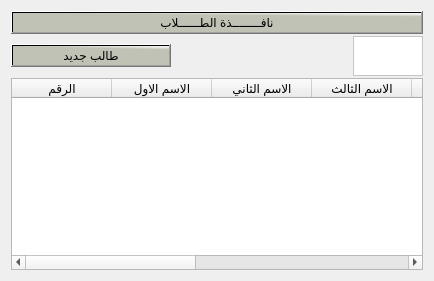
                   <widget class="QWidget" name="tab_233">
                    <attribute name="title">
                     <string>ادارة الطلاب</string>
                    </attribute>
                    <layout class="QGridLayout" name="gridLayout_14">
                     <item row="0" column="0">
                      <layout class="QVBoxLayout" name="verticalLayout_135" stretch="6,6,88">
                       <property name="spacing">
                        <number>2</number>
                       </property>
                       <item>
                        <widget class="QPushButton" name="pushButton_271">
                         <property name="maximumSize">
                          <size>
                           <width>16777215</width>
                           <height>50</height>
                          </size>
                         </property>
                         <property name="styleSheet">
                          <string notr="true">background-color: qlineargradient(spread:pad, x1:0.964478, y1:0.193, x2:1, y2:0, stop:0 rgba(191, 194, 181, 255), stop:1 rgba(255, 255, 255, 255));
color:rgb(0, 0, 0);

  font: 75 15pt &quot;Motken K Sina&quot;;</string>
                         </property>
                         <property name="text">
                          <string>نافــــــــذة الطــــــلاب</string>
                         </property>
                        </widget>
                       </item>
                       <item>
                        <layout class="QHBoxLayout" name="horizontalLayout_221" stretch="50,20,20,10">
                         <property name="spacing">
                          <number>20</number>
                         </property>
                         <item>
                          <widget class="QPushButton" name="btnAddNewStudent">
                           <property name="maximumSize">
                            <size>
                             <width>160</width>
                             <height>16777215</height>
                            </size>
                           </property>
                           <property name="layoutDirection">
                            <enum>Qt::LeftToRight</enum>
                           </property>
                           <property name="styleSheet">
                            <string notr="true">background-color: qlineargradient(spread:pad, x1:0.964478, y1:0.193, x2:1, y2:0, stop:0 rgba(191, 194, 181, 255), stop:1 rgba(255, 255, 255, 255));
color:rgb(0, 0, 0);

font: 18pt &quot;Mohammad Annoktah&quot;;

font: 15pt &quot;PT Bold Heading&quot;;</string>
                           </property>
                           <property name="text">
                            <string>طالب جديد</string>
                           </property>
                           <property name="icon">
                            <iconset>
                             <normaloff>icons/اضافة.svg</normaloff>icons/اضافة.svg</iconset>
                           </property>
                           <property name="iconSize">
                            <size>
                             <width>30</width>
                             <height>30</height>
                            </size>
                           </property>
                          </widget>
                         </item>
                         <item>
                          <spacer name="horizontalSpacer_60">
                           <property name="orientation">
                            <enum>Qt::Horizontal</enum>
                           </property>
                           <property name="sizeHint" stdset="0">
                            <size>
                             <width>40</width>
                             <height>20</height>
                            </size>
                           </property>
                          </spacer>
                         </item>
                         <item>
                          <widget class="QLabel" name="label_190">
                           <property name="maximumSize">
                            <size>
                             <width>40</width>
                             <height>40</height>
                            </size>
                           </property>
                           <property name="styleSheet">
                            <string notr="true"/>
                           </property>
                           <property name="text">
                            <string/>
                           </property>
                           <property name="textFormat">
                            <enum>Qt::AutoText</enum>
                           </property>
                           <property name="pixmap">
                            <pixmap>../icons/بحث.svg</pixmap>
                           </property>
                           <property name="scaledContents">
                            <bool>true</bool>
                           </property>
                           <property name="alignment">
                            <set>Qt::AlignBottom|Qt::AlignLeading|Qt::AlignLeft</set>
                           </property>
                           <property name="wordWrap">
                            <bool>false</bool>
                           </property>
                          </widget>
                         </item>
                         <item>
                          <widget class="QTextEdit" name="txtStudentsSearch">
                           <property name="maximumSize">
                            <size>
                             <width>250</width>
                             <height>40</height>
                            </size>
                           </property>
                           <property name="styleSheet">
                            <string notr="true">background-color:rgb(255, 255, 255);
color:rgb(0, 0, 0);
font: 10pt &quot;PT Bold Heading&quot;;</string>
                           </property>
                          </widget>
                         </item>
                        </layout>
                       </item>
                       <item>
                        <layout class="QHBoxLayout" name="horizontalLayout_222">
                         <item>
                          <widget class="QTableWidget" name="tblStudents">
                           <property name="styleSheet">
                            <string notr="true">QTableWidget {
    background-color: #FFFFFF;
    alternate-background-color:rgb(0, 0, 0);
    font: 9pt &quot;PT Bold Heading&quot;;
    font-weight: bold;
 color:rgb(0, 0, 0)
}

 background-color: qlineargradient(spread:pad, x1:0.964478, y1:0.193, x2:1, y2:0, stop:0 rgba(191, 194, 181, 255), stop:1 rgba(255, 255, 255, 255));
color:rgb(0, 0, 0);</string>
                           </property>
                           <column>
                            <property name="text">
                             <string>الرقم</string>
                            </property>
                           </column>
                           <column>
                            <property name="text">
                             <string>الاسم الاول</string>
                            </property>
                            <property name="background">
                             <color>
                              <red>69</red>
                              <green>140</green>
                              <blue>104</blue>
                             </color>
                            </property>
                           </column>
                           <column>
                            <property name="text">
                             <string>الاسم الثاني</string>
                            </property>
                           </column>
                           <column>
                            <property name="text">
                             <string>الاسم الثالث</string>
                            </property>
                            <property name="foreground">
                             <brush brushstyle="NoBrush">
                              <color alpha="255">
                               <red>60</red>
                               <green>121</green>
                               <blue>89</blue>
                              </color>
                             </brush>
                            </property>
                           </column>
                           <column>
                            <property name="text">
                             <string>اللقب</string>
                            </property>
                           </column>
                           <column>
                            <property name="text">
                             <string>الصف</string>
                            </property>
                           </column>
                           <column>
                            <property name="text">
                             <string>تاريخ الميلاد</string>
                            </property>
                           </column>
                           <column>
                            <property name="text">
                             <string>رقم ولي الامر</string>
                            </property>
                           </column>
                           <column>
                            <property name="text">
                             <string>العمليات</string>
                            </property>
                           </column>
                          </widget>
                         </item>
                        </layout>
                       </item>
                      </layout>
                     </item>
                    </layout>
                   </widget>
